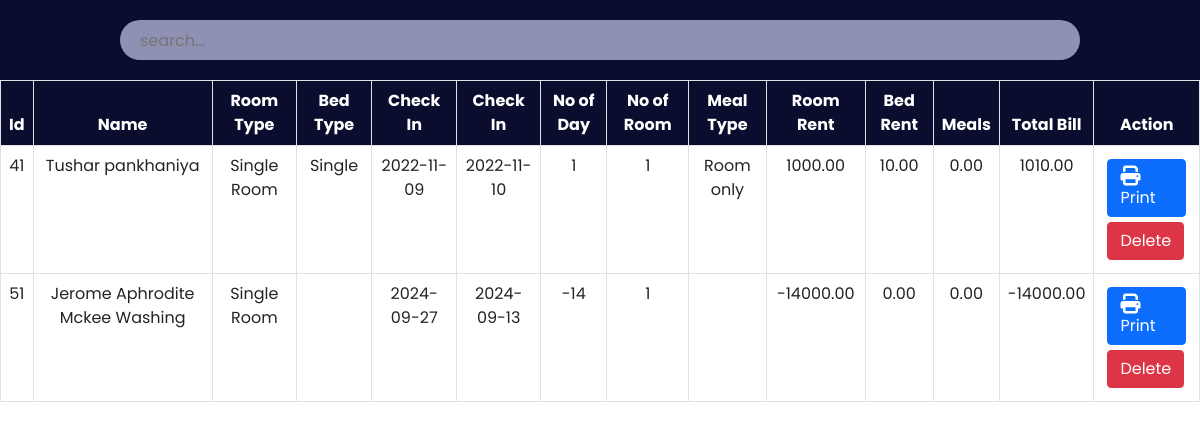
Page /admin/payment.php on the earlier database version.
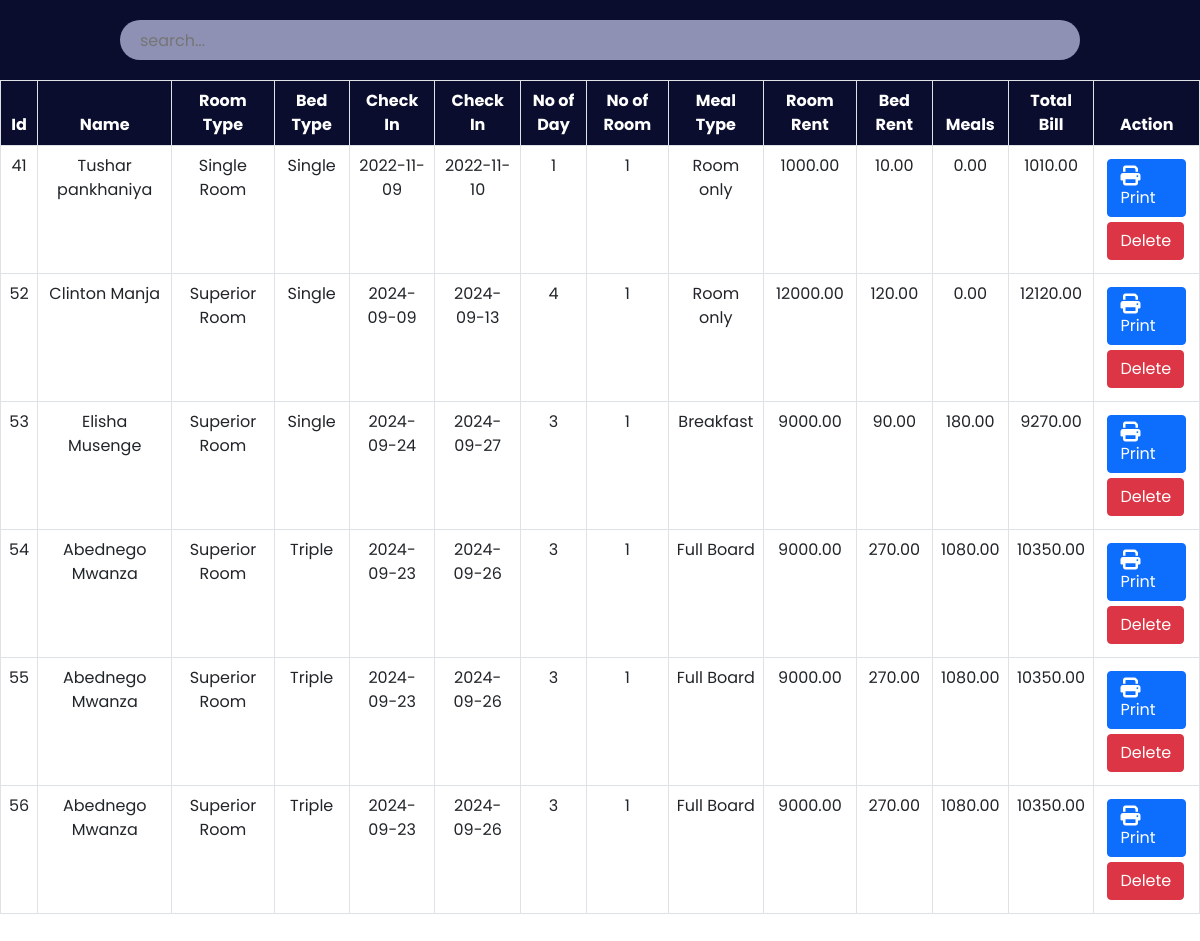
Same page on the later database version.
### tables this page shows
CREATE TABLE `payment` (
  `id` int(30) NOT NULL,
  `Name` varchar(30) NOT NULL,
  `Email` varchar(30) NOT NULL,
  `RoomType` varchar(30) NOT NULL,
  `Bed` varchar(30) NOT NULL,
  `NoofRoom` int(30) NOT NULL,
  `cin` date NOT NULL,
  `cout` date NOT NULL,
  `noofdays` int(30) NOT NULL,
  `roomtotal` double(8,2) NOT NULL,
  `bedtotal` double(8,2) NOT NULL,
  `meal` varchar(30) NOT NULL,
  `mealtotal` double(8,2) NOT NULL,
  `finaltotal` double(8,2) NOT NULL
);

### admin/payment.php (the view, shortened to what this page needs)
<?php
    include '../config.php';
?>
<!DOCTYPE html>
<html lang="en">
<head>
    <link href="https://cdn.jsdelivr.net/npm/bootstrap@5.0.2/dist/css/bootstrap.min.css" rel="stylesheet">
    <link rel="stylesheet" href="https://cdnjs.cloudflare.com/ajax/libs/font-awesome/6.2.0/css/all.min.css"/>
	<link rel="stylesheet" href="css/roombook.css">
</head>
<body>
	<div class="searchsection">
        <input type="text" name="search_bar" id="search_bar" placeholder="search..." onkeyup="searchFun()">
    </div>
    <div class="roombooktable" class="table-responsive-xl">
        <?php
            $paymanttablesql = "SELECT * FROM payment";
            $paymantresult = mysqli_query($conn, $paymanttablesql);
        ?>
        <table class="table table-bordered" id="table-data">
            <thead>
                <tr>
                    <th scope="col">Id</th>
                    <th scope="col">Name</th>
                    <th scope="col">Room Type</th>
                    <th scope="col">Bed Type</th>
                    <th scope="col">Check In</th>
                    <th scope="col">Check In</th>
					<th scope="col">No of Day</th>
                    <th scope="col">No of Room</th>
					<th scope="col">Meal Type</th>
                    <th scope="col">Room Rent</th>
                    <th scope="col">Bed Rent</th>
                    <th scope="col">Meals</th>
					<th scope="col">Total Bill</th>
                    <th scope="col">Action</th>
                </tr>
            </thead>
            <tbody>
            <?php
            while ($res = mysqli_fetch_array($paymantresult)) {
            ?>
                <tr>
                    <td><?php echo $res['id'] ?></td>
                    <td><?php echo $res['Name'] ?></td>
                    <td><?php echo $res['RoomType'] ?></td>
                    <td><?php echo $res['Bed'] ?></td>
					<td><?php echo $res['cin'] ?></td>
                    <td><?php echo $res['cout'] ?></td>
					<td><?php echo $res['noofdays'] ?></td>
                    <td><?php echo $res['NoofRoom'] ?></td>
                    <td><?php echo $res['meal'] ?></td>
                    <td><?php echo $res['roomtotal'] ?></td>
					<td><?php echo $res['bedtotal'] ?></td>
					<td><?php echo $res['mealtotal'] ?></td>
					<td><?php echo $res['finaltotal'] ?></td>
                    <td class="action">
                        <a href="invoiceprint.php?id= <?php echo $res['id']?>"><button class="btn btn-primary"><i class="fa-solid fa-print"></i>Print</button></a>
						<a href="paymantdelete.php?id=<?php echo $res['id']?>"><button class="btn btn-danger">Delete</button></a>
                    </td>
                </tr>
            <?php
            }
            ?>
            </tbody>
        </table>
    </div>
</body>
</html>

### admin/css/roombook.css (style rules this page uses)
:root { --bg-text-shadow: 0 2px 4px rgb(13 0 77 / 8%), 0 3px 6px rgb(13 0 77 / 8%), 0 8px 16px rgb(13 0 77 / 8%); --bg-box-shadow: 0px 0px 20px 6px rgba(26, 30, 164, 0.31); }
body { background-color: #ffff; }
* { margin: 0; padding: 0; font-family: 'Poppins', sans-serif; }
i { font-size: 20px; }
.searchsection { height: 80px; width: 100%; display: flex; justify-content: space-evenly; align-items: center; background-color: #0a0d2d; position: fixed; z-index: 500; }
#search_bar { height: 40px; width: 80%; border: none; background-color: rgba(195, 198, 233, 0.714); padding-left: 20px; border-radius: 30px; }
a { color: black; }
.roombooktable { position: absolute; color: #0a0d2d; margin-top: 80px; width: 100%; height: 100vh; padding-bottom: 900px; }
.roombooktable thead { background-color: #0a0d2d; color: white; text-align: center; }
.roombooktable tbody { text-align: center; }
.action a { text-decoration: none; }
.action button { display: flex; flex-wrap: wrap; margin: 5px; }

Differences in the rows shown:
removed payment: id "51", Name "Jerome Aphrodite Mckee Washing", RoomType "Single Room", cin "2024-09-27", cout "2024-09-13", noofdays "-14", NoofRoom "1", roomtotal "-14000.00", bedtotal "0.00", mealtotal "0.00", finaltotal "-14000.00"
added payment: id "52", Name "Clinton Manja", RoomType "Superior Room", Bed "Single", cin "2024-09-09", cout "2024-09-13", noofdays "4", NoofRoom "1", meal "Room only", roomtotal "12000.00", bedtotal "120.00", mealtotal "0.00", finaltotal "12120.00"
added payment: id "53", Name "Elisha Musenge", RoomType "Superior Room", Bed "Single", cin "2024-09-24", cout "2024-09-27", noofdays "3", NoofRoom "1", meal "Breakfast", roomtotal "9000.00", bedtotal "90.00", mealtotal "180.00", finaltotal "9270.00"
added payment: id "54", Name "Abednego Mwanza", RoomType "Superior Room", Bed "Triple", cin "2024-09-23", cout "2024-09-26", noofdays "3", NoofRoom "1", meal "Full Board", roomtotal "9000.00", bedtotal "270.00", mealtotal "1080.00", finaltotal "10350.00"
added payment: id "55", Name "Abednego Mwanza", RoomType "Superior Room", Bed "Triple", cin "2024-09-23", cout "2024-09-26", noofdays "3", NoofRoom "1", meal "Full Board", roomtotal "9000.00", bedtotal "270.00", mealtotal "1080.00", finaltotal "10350.00"
added payment: id "56", Name "Abednego Mwanza", RoomType "Superior Room", Bed "Triple", cin "2024-09-23", cout "2024-09-26", noofdays "3", NoofRoom "1", meal "Full Board", roomtotal "9000.00", bedtotal "270.00", mealtotal "1080.00", finaltotal "10350.00"
